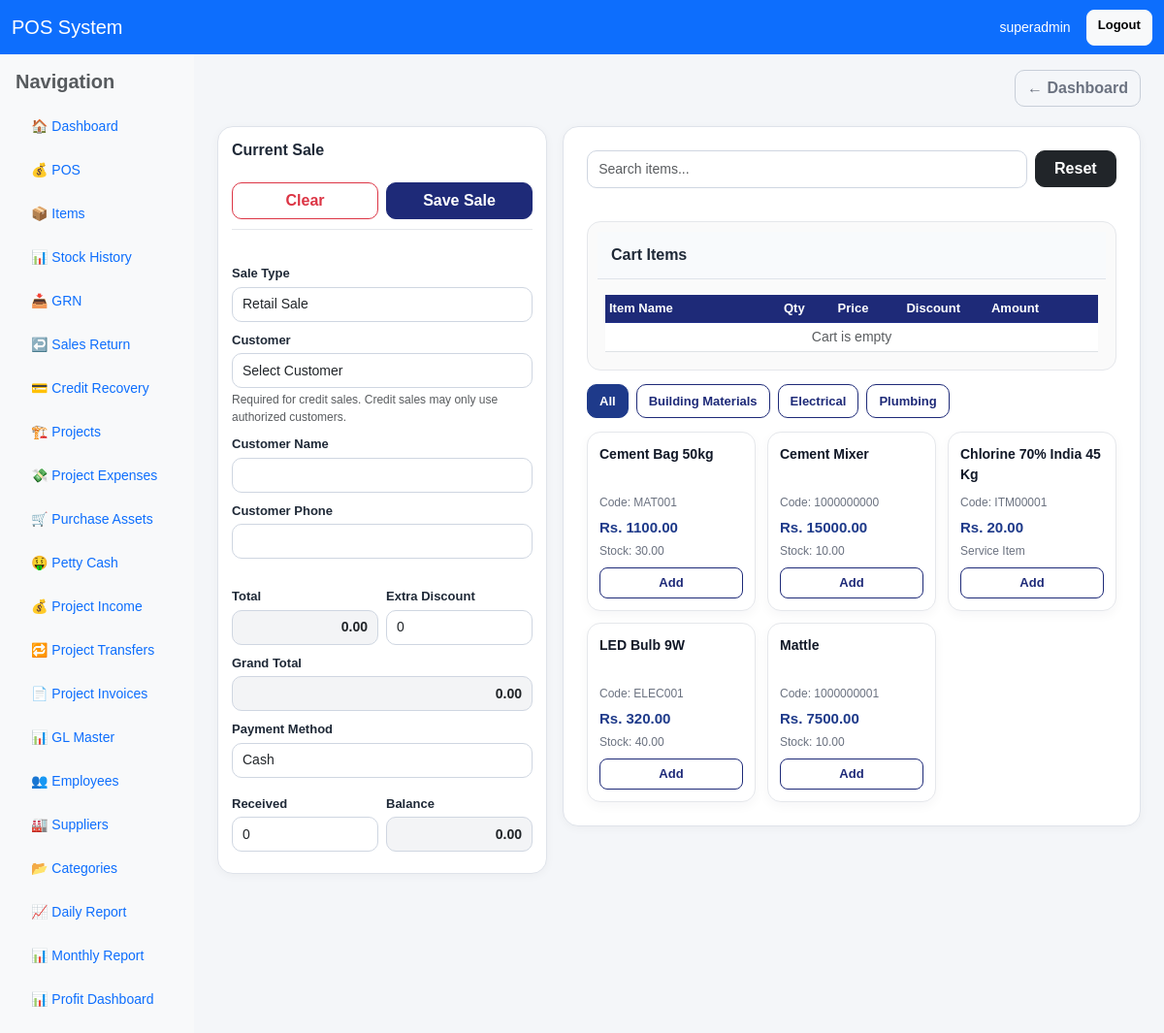
Before: / (signed in) with the older database file.
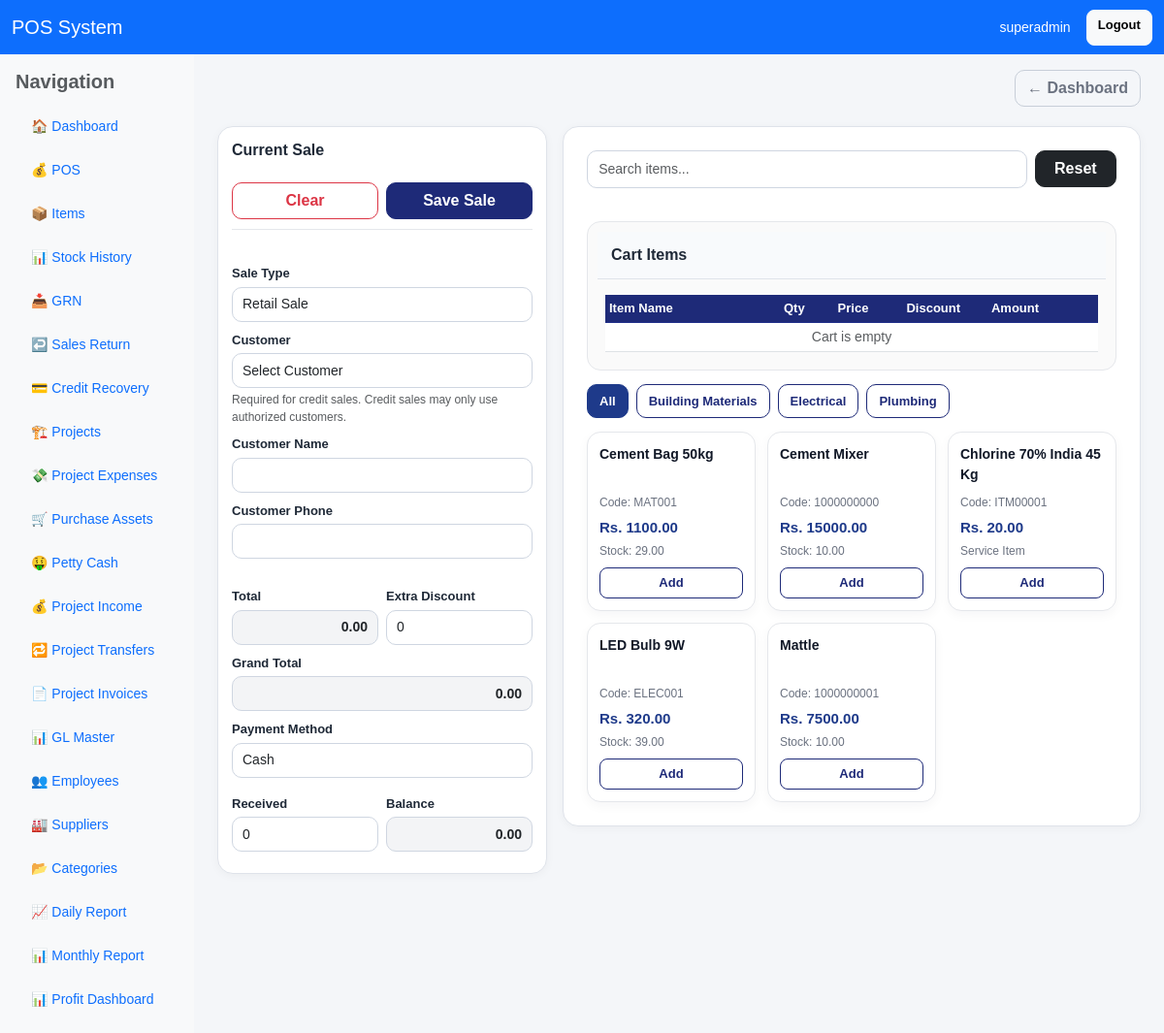
After: the same page with the newer database file.
### pos/models.py (models this page shows, shortened)
class Item(models.Model):
    ITEM_TYPE_CHOICES = [
        ("retail", "Retail"),
        ("project", "Project"),
        ("service", "Service"),
    ]
    item_code = models.CharField(max_length=50, unique=True)
    name = models.CharField(max_length=255)
    category = models.ForeignKey(
        "Category",
        on_delete=models.SET_NULL,
        null=True,
        blank=True
    )
    supplier = models.ForeignKey(
        "Supplier",
        on_delete=models.SET_NULL,
        null=True,
        blank=True
    )
    unit = models.CharField(max_length=30, default="pcs")
    cost_price = models.DecimalField(max_digits=12, decimal_places=2, default=0)
    selling_price = models.DecimalField(max_digits=12, decimal_places=2, default=0)
    stock = models.DecimalField(max_digits=12, decimal_places=2, default=0)
    purchase_date = models.DateField(blank=True, null=True)
    item_type = models.CharField(max_length=20, choices=ITEM_TYPE_CHOICES, default="retail")
    is_service = models.BooleanField(default=False)
    allow_discount = models.BooleanField(default=True)
    max_discount_value = models.DecimalField(max_digits=12, decimal_places=2, default=0)
    reorder_level = models.DecimalField(max_digits=12, decimal_places=2, default=0)
    warranty_days = models.PositiveIntegerField(default=0)
    retail_gl_account = models.ForeignKey(
        "GLMaster",
        on_delete=models.SET_NULL,
        null=True,
        blank=True,
        related_name="retail_items"
    )
    cost_gl_account = models.ForeignKey(
        "GLMaster",
        on_delete=models.SET_NULL,
        null=True,
        blank=True,
        related_name="cost_items"
    )
    is_active = models.BooleanField(default=True)
    updated_by = models.ForeignKey(
        User,
        on_delete=models.SET_NULL,
        null=True,
        blank=True,
        related_name="updated_items"
    )
    created_at = models.DateTimeField(auto_now_add=True)
    class Meta:
        ordering = ["name"]

### pos/views.py (the view)
# urls.py: path('', views.pos_page, name='pos'),
@user_passes_test(can_use_pos)
def pos_page(request):
    query = request.GET.get("q", "").strip()
    items = Item.objects.filter(is_active=True).select_related("category").order_by("name")
    projects = Project.objects.filter(is_active=True).order_by("-id")
    categories = Category.objects.all().order_by("name")
    customers = Customer.objects.filter(is_active=True).order_by("name")
    if query:
        items = items.filter(
            Q(name__icontains=query) |
            Q(item_code__icontains=query) |
            Q(category__name__icontains=query)
        )
    return render(request, "pos/pos.html", {
        "items": items,
        "projects": projects,
        "categories": categories,
        "customers": customers,
        "query": query,
        "show_items": can_manage_items(request.user),
    })

### pos/views.py (called while the page is built)
def is_owner(user):
    return user.is_superuser or user.groups.filter(name__iexact="Owner").exists()

def can_use_pos(user):
    return is_owner(user) or is_cashier(user)

def can_manage_items(user):
    return is_owner(user) or is_manager(user) or is_clerk(user)

### pos/templates/pos/pos.html (shortened to what the changed rows need)
{% extends "base.html" %}
{% block content %}
<div class="pos-layout">
    <div class="pos-right-panel">
        <div class="card p-3 p-md-4 pos-right-card">
            <div class="pos-cart-box">
                <div class="pos-cart-scroll">
                    <table class="table table-sm align-middle mb-0">
                        <thead>
                            <tr>
                                <th style="min-width:180px;">Item Name</th>
                                <th style="width:80px;">Qty</th>
                                <th style="width:100px;">Price</th>
                                <th style="width:110px;">Discount</th>
                                <th style="width:100px;">Amount</th>
                                <th style="width:60px;"></th>
                            </tr>
                        </thead>
                    </table>
                </div>
            </div>
            <div class="pos-items-grid" id="itemsGrid">
                {% for item in items %}
                <div class="pos-item-card"
                     data-name="{{ item.name|lower }}"
                     data-code="{{ item.item_code|lower }}"
                     data-category="{% if item.category %}{{ item.category.name|lower }}{% else %}uncategorized{% endif %}">
                    <div class="pos-item-name">{{ item.name }}</div>
                    <div class="pos-item-meta">Code: {{ item.item_code }}</div>
                    <div class="pos-item-price">Rs. {{ item.selling_price }}</div>
                    <div class="pos-item-stock">
                        {% if item.is_service %}
                            Service Item
                        {% else %}
                            Stock: {{ item.stock }}
                        {% endif %}
                    </div>
                    {% if not item.is_service and item.stock <= 0 %}
                    <button type="button" class="btn btn-outline-danger btn-sm mt-2 w-100" disabled>
                        Out of Stock
                    </button>
                    {% else %}
                    <button type="button"
                            class="btn btn-outline-primary btn-sm mt-2 w-100 add-item-btn"
                            data-id="{{ item.id }}"
                            data-code="{{ item.item_code|escapejs }}"
                            data-name="{{ item.name|escapejs }}"
                            data-price="{{ item.selling_price }}"
                            data-maxdiscount="{{ item.max_discount_value|default:0 }}"
                            data-allowdiscount="{{ item.allow_discount|yesno:'true,false' }}"
                            data-stock="{{ item.stock|default:0 }}"
                            data-isservice="{{ item.is_service|yesno:'true,false' }}">
                        Add
                    </button>
                    {% endif %}
                </div>
                {% empty %}
                <div class="text-muted">No items found.</div>
                {% endfor %}
            </div>
        </div>
    </div>
</div>
{% endblock %}

Changed rows visible on the page:
changed Item "Cement Bag 50kg": stock "30.00" → "29.00"
changed Item "LED Bulb 9W": stock "40.00" → "39.00"
